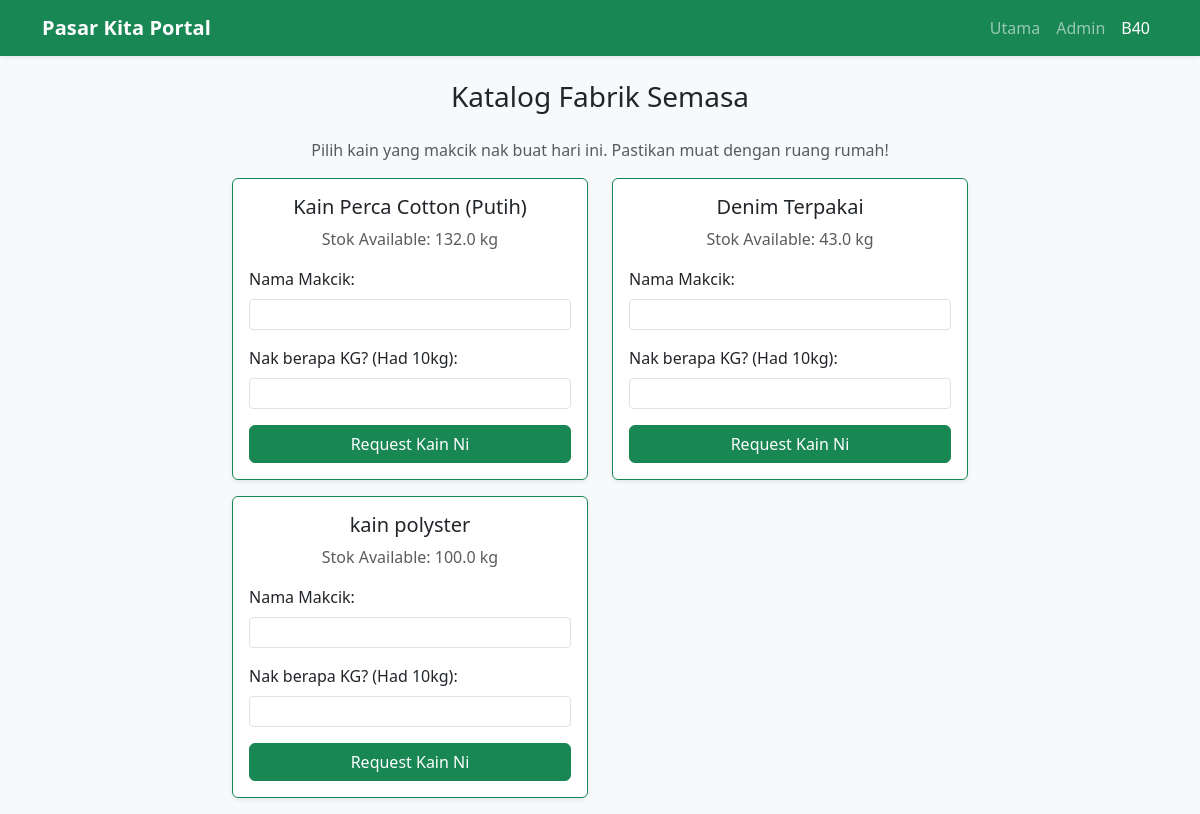
The app's page /b40 with its own data.
### app.py (models this page shows)
class Fabric(db.Model):
    id = db.Column(db.Integer, primary_key=True)
    name = db.Column(db.String(100), nullable=False)
    available_kg = db.Column(db.Float, nullable=False)

### app.py (the view, shortened to what this page needs)
@app.route('/b40', methods=['GET', 'POST'])
def b40_dashboard():
    available_fabrics = Fabric.query.filter(Fabric.available_kg > 0).all()
    return render_template('b40.html', fabrics=available_fabrics)

### templates/b40.html (shortened to what this page needs)
{% extends 'layout.html' %}
{% block content %}
<div class="row justify-content-center">
    <div class="col-md-8">
        <h3 class="mb-4 text-center">Katalog Fabrik Semasa</h3>
        <p class="text-muted text-center">Pilih kain yang makcik nak buat hari ini. Pastikan muat dengan ruang rumah!</p>
        <div class="row">
            {% for fabric in fabrics %}
            <div class="col-md-6 mb-3">
                <div class="card shadow-sm border-success">
                    <div class="card-body text-center">
                        <h5 class="card-title">{{ fabric.name }}</h5>
                        <p class="card-text text-muted">Stok Available: {{ fabric.available_kg }} kg</p>
                        <form method="POST" action="/b40">
                            <div class="mb-3 text-start">
                                <label class="form-label text-sm">Nama Makcik:</label>
                                <input type="text" name="makcik_name" class="form-control form-control-sm" required>
                            </div>
                            <div class="mb-3 text-start">
                                <label class="form-label text-sm">Nak berapa KG? (Had 10kg):</label>
                                <input type="number" name="requested_kg" class="form-control form-control-sm" max="10" step="0.1" required>
                            </div>
                            <button type="submit" class="btn btn-success w-100">Request Kain Ni</button>
                        </form>
                    </div>
                </div>
            </div>
            {% endfor %}
        </div>
    </div>
</div>
{% endblock %}

### templates/layout.html (style rules this page uses)
body { min-height: 100vh; }

### records on screen
Fabric: name "Kain Perca Cotton (Putih)", available_kg "132.0"
Fabric: name "Denim Terpakai", available_kg "43.0"
Fabric: name "kain polyster", available_kg "100.0"
